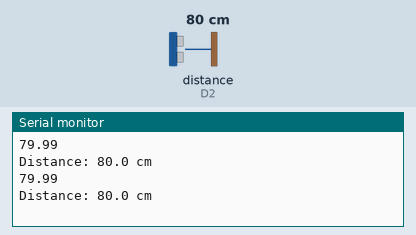
A sketch run on a simulated ESP8266 (NodeMCU). Shown: the last lines printed to the serial monitor. Wiring (inferred from the names in the program): ultrasonic range finder: trigger D1; echo D2. The test bench sets the inputs (shaded band); at power-on: distance to the obstacle (sensor on D2) 80 cm. The echo pulse lasts 58.3 µs per cm.

Above: at 10.8 s.
10.9 s: distance to the obstacle (sensor on D2) set to 2 cm
At 20.7 s:
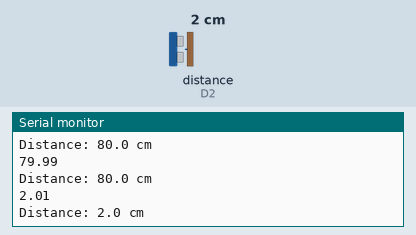
20.9 s: distance to the obstacle (sensor on D2) set to 4 cm
At 30.8 s:
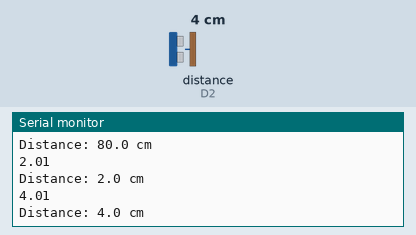
Timing chart, 0 to 32.3 s (numbered marks = the images above; inputs shaded):
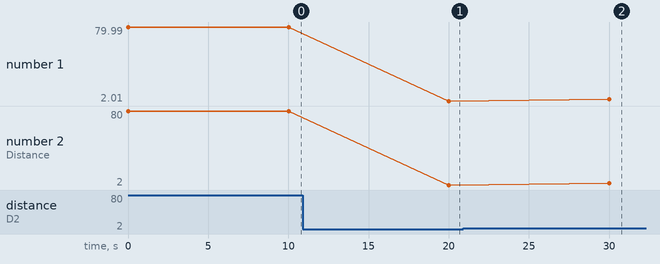

The sketch:

us_test.ino
```cpp
int trigPin = D1;            // HC-SR04 trigger pin
int echoPin = D2;            // HC-SR04 echo pin
float duration, distance;

void setup()
{
  Serial.begin(9600);
  pinMode(trigPin, OUTPUT); // define trigger pin as output
  pinMode(echoPin, INPUT);
  digitalWrite(echoPin, LOW);   // set the echo pin LOW
}
void loop()
{

  digitalWrite(trigPin, LOW);   // set the trigger pin LOW
  delayMicroseconds(2);
  digitalWrite(trigPin, HIGH);  // set the trigger pin HIGH for 10μs
  delayMicroseconds(10);
  digitalWrite(trigPin, LOW);
  duration = pulseIn(echoPin, HIGH);  // measure the echo time (μs)
  distance = (duration/2.0)*0.0343;   // convert echo time to distance (cm)
  Serial.println(distance);
  if(distance>400 || distance<2) Serial.println("Out of range");
  else
  {
    Serial.print("Distance: ");
    Serial.print(distance, 1); Serial.println(" cm");
  }
  delay(10000);
}
```

Measured:
- after the input at 10.9 s, the serial monitor: prints a new line after 9.1 s (image 1)
- after the input at 20.9 s, the serial monitor: prints a new line after 9.1 s (image 2)
- plotted number 1: 79.99 → 2.01 after the input at 10.9 s, 2.01 → 4.01 after the input at 20.9 s
- plotted number 2: 80 → 2 after the input at 10.9 s, 2 → 4 after the input at 20.9 s
